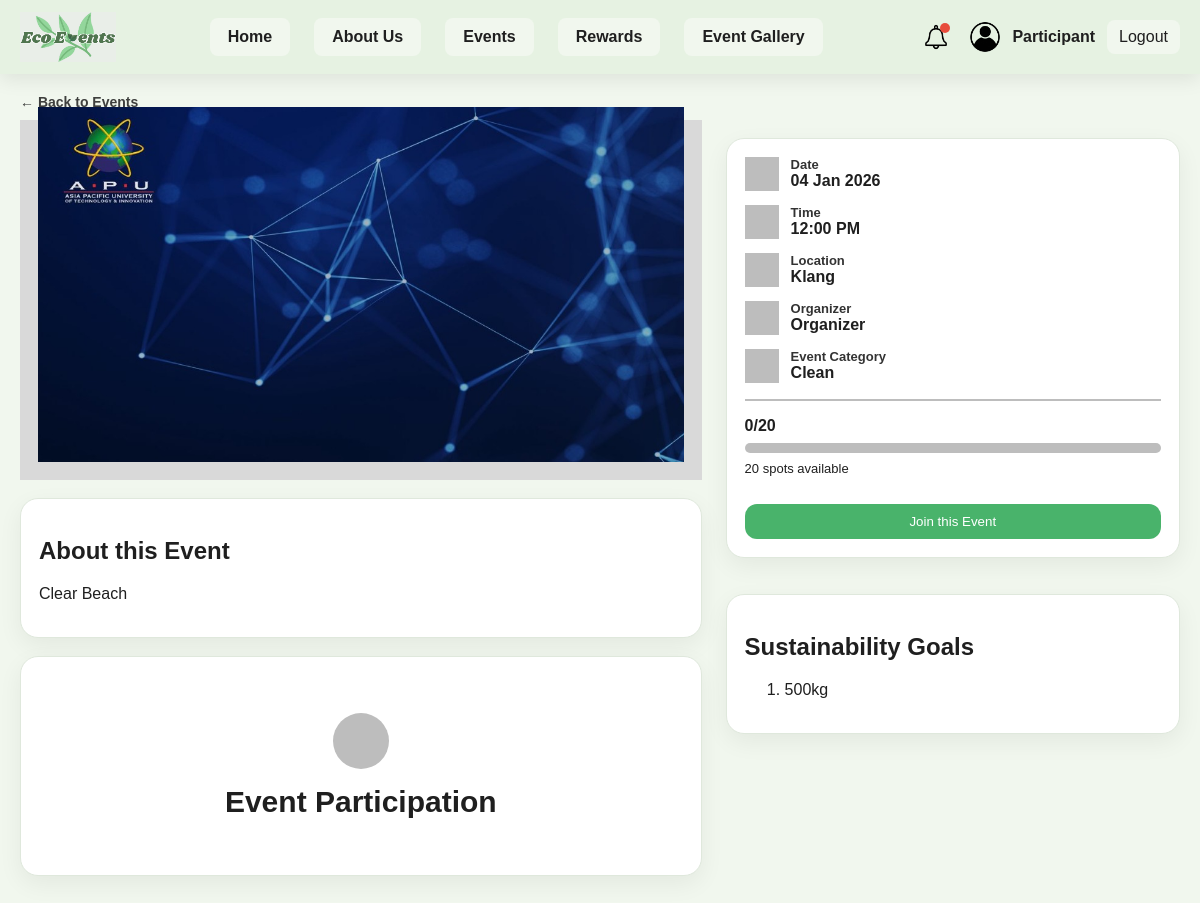
The page /Sustainableapp/eventdetails.php?id=6 (signed in) on the database as committed earlier.
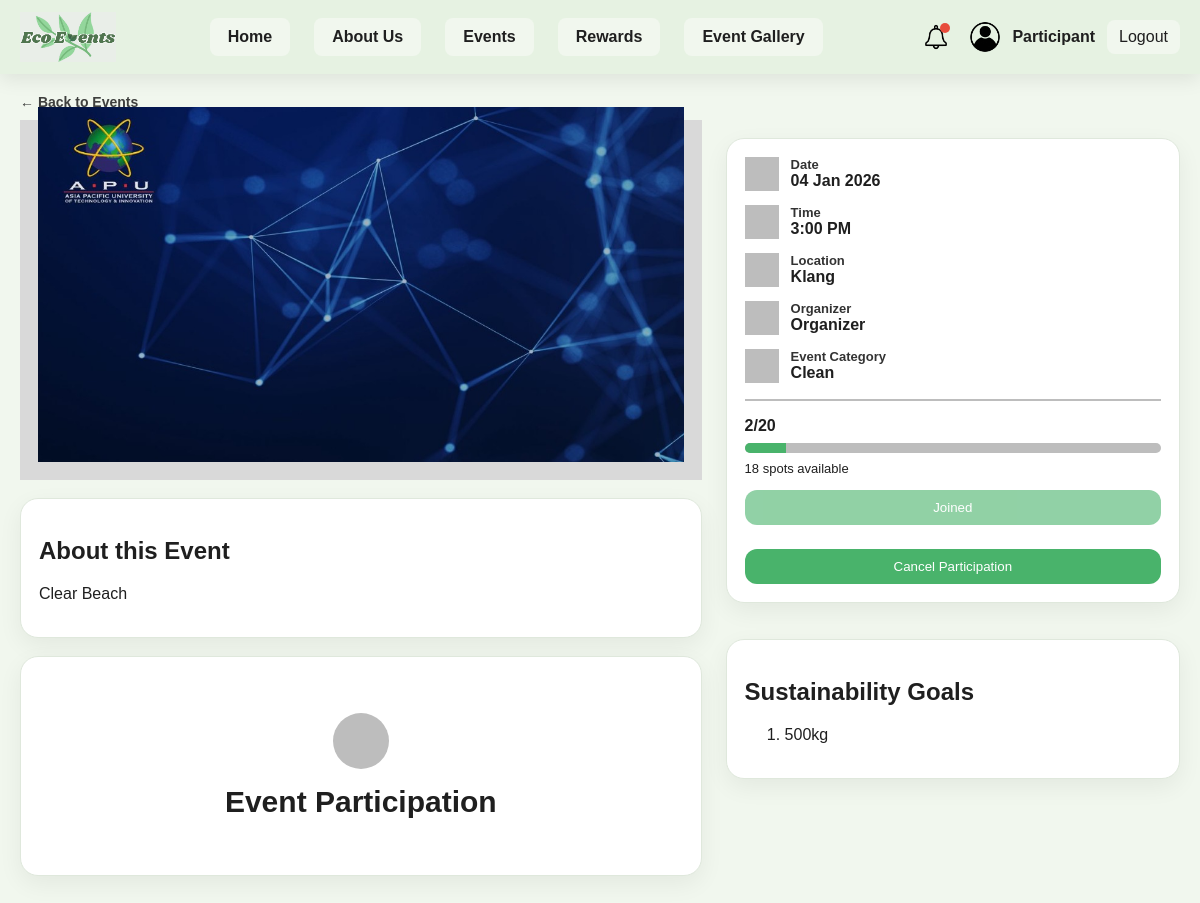
The same page on the database as committed later.
### tables this page shows
CREATE TABLE `events` (
  `id` int(11) NOT NULL,
  `event_name` varchar(255) NOT NULL,
  `event_date` date NOT NULL,
  `event_time` time DEFAULT NULL,
  `event_location` varchar(255) NOT NULL,
  `event_type` varchar(100) NOT NULL,
  `max_participants` int(11) DEFAULT NULL,
  `description` text DEFAULT NULL,
  `sustainability_goals` text DEFAULT NULL,
  `event_image` varchar(255) DEFAULT NULL,
  `status` varchar(50) DEFAULT 'Pending',
  `created_at` timestamp NOT NULL DEFAULT current_timestamp(),
  `last_updated_at` timestamp NULL DEFAULT NULL,
  `update_notice` varchar(255) DEFAULT NULL,
  `show_update_notice` tinyint(1) DEFAULT 0,
  `waste_report` text DEFAULT NULL,
  `organizer_id` int(11) DEFAULT NULL
);

### Sustainableapp/eventdetails.php (the view, shortened to what the changed rows need)
<?php
include("config.php");
$event_id = isset($_GET['id']) ? (int)$_GET['id'] : 0;
$event = null;
$current_joined = 0;
$spots_left = 0;
$progress_percent = 0;
$hasJoined = false;
if ($event_id > 0) {
    $eventStmt = $conn->prepare("
        SELECT *
        FROM events
        WHERE id = ? AND status = 'Approved'
        LIMIT 1
    ");
    $eventStmt->bind_param("i", $event_id);
    $eventStmt->execute();
    $eventResult = $eventStmt->get_result();
    if ($eventResult && $eventResult->num_rows > 0) {
        $event = $eventResult->fetch_assoc();
    }
}
if ($event) {
    $user_id = isset($_SESSION['user_id']) ? (int)$_SESSION['user_id'] : 0;
    $countStmt = $conn->prepare("
        SELECT COUNT(*) AS total_joined
        FROM event_participants
        WHERE event_id = ?
        AND participation_status = 'joined'
    ");
    $countStmt->bind_param("i", $event_id);
    $countStmt->execute();
    $countResult = $countStmt->get_result();
    $countRow = $countResult->fetch_assoc();
    $current_joined = (int)$countRow['total_joined'];
    $maxParticipants = (int)$event['max_participants'];
    $spots_left = $maxParticipants - $current_joined;
    if ($maxParticipants > 0) {
        $progress_percent = round(($current_joined / $maxParticipants) * 100);
    }
    if ($user_id > 0 && isset($_SESSION['user_role']) && $_SESSION['user_role'] === 'Participant') {
        $joinCheckStmt = $conn->prepare("
            SELECT participation_status
            FROM event_participants
            WHERE event_id = ? AND user_id = ?
            LIMIT 1
        ");
        $joinCheckStmt->bind_param("ii", $event_id, $user_id);
        $joinCheckStmt->execute();
        $joinCheckResult = $joinCheckStmt->get_result();
        if ($joinCheckResult && $joinCheckResult->num_rows > 0) {
            $joinRow = $joinCheckResult->fetch_assoc();
            if ($joinRow['participation_status'] === 'joined') {
                $hasJoined = true;
            }
        }
    }
}
?>
<!DOCTYPE html>
<html lang="en">
<head>
    <link rel="stylesheet" href="css/style.css" />
</head>
<body>
<main>
    <div class="container">
        <?php if ($event): ?>
            <section class="event-details">
                <div class="event-left">
                    <div class="event-image-box">
                        <?php if (!empty($event['event_image'])): ?>
                            <img
                                src="upload Event/<?= rawurlencode($event['event_image']) ?>"
                                alt="<?= htmlspecialchars($event['event_name']) ?>"
                                onerror="this.style.display='none'; this.parentElement.innerHTML='No Image';"
                            >
                        <?php else: ?>
                            <div>No Image</div>
                        <?php endif; ?>
                    </div>
                    <div class="card about-card">
                        <h2>About this Event</h2>
                        <p id="eventDesc">
                            <?= htmlspecialchars($event['description']) ?>
                        </p>
                    </div>
                    <div class="card points-card">
                        <div class="points-icon"></div>
                        <div class="points-text" id="eventPoints">
                            Event Participation
                        </div>
                    </div>
                </div>
                <div class="event-right">
                    <div class="card details-card">
                        <div class="detail-row">
                            <div class="detail-icon"></div>
                            <div>
                                <div class="detail-label">Date</div>
                                <div class="detail-value" id="eventDate">
                                    <?= date("d M Y", strtotime($event['event_date'])) ?>
                                </div>
                            </div>
                        </div>
                        <div class="detail-row">
                            <div class="detail-icon"></div>
                            <div>
                                <div class="detail-label">Time</div>
                                <div class="detail-value" id="eventTime">
                                    <?= date("g:i A", strtotime($event['event_time'])) ?>
                                </div>
                            </div>
                        </div>
                        <div class="detail-row">
                            <div class="detail-icon"></div>
                            <div>
                                <div class="detail-label">Location</div>
                                <div class="detail-value" id="eventLocation">
                                    <?= htmlspecialchars($event['event_location']) ?>
                                </div>
                            </div>
                        </div>
                        <div class="detail-row">
                            <div class="detail-icon"></div>
                            <div>
                                <div class="detail-label">Organizer</div>
                                <div class="detail-value" id="eventOrganizer">
                                    Organizer
                                </div>
                            </div>
                        </div>
                        <div class="detail-row">
                            <div class="detail-icon"></div>
                            <div>
                                <div class="detail-label">Event Category</div>
                                <div class="detail-value" id="eventCategory">
                                    <?= htmlspecialchars($event['event_type']) ?>
                                </div>
                            </div>
                        </div>
                        <hr class="divider">
                        <div class="capacity">
                            <div class="capacity-top">
                                <span id="eventCount"><?= $current_joined ?></span>/<span id="eventCapacity"><?= (int)$event['max_participants'] ?></span>
                            </div>
                            <div class="capacity-bar">
                                <div class="capacity-fill" id="progressFill" style="width:<?= $progress_percent ?>%"></div>
                            </div>
                            <div class="capacity-bottom" id="spotsText">
                                <?= $spots_left ?> spots available
                            </div>
                        </div>
                        <?php if (isset($_SESSION['user_id']) && isset($_SESSION['user_role']) && $_SESSION['user_role'] === 'Participant'): ?>
                            <?php if ($hasJoined): ?>
                                <button class="btn join-btn" type="button" disabled>
                                    Joined
                                </button>
                                <form action="cancel_event.php" method="POST" style="margin-top:10px;">
                                    <button class="btn cancel-btn" type="submit">
                                        Cancel Participation
                                    </button>
                                </form>
                            <?php else: ?>
                                <form action="join_event.php" method="POST" style="margin-top:14px;">
                                    <button class="btn join-btn" type="submit">
                                        Join this Event
                                    </button>
                                </form>
                            <?php endif; ?>
                        <?php endif; ?>
                    </div>
                    <div class="card goals-card">
                        <h2>Sustainability Goals</h2>
                        <ol id="goalsList">
                            <li><?= htmlspecialchars($event['sustainability_goals']) ?></li>
                        </ol>
                    </div>
                </div>
            </section>
        <?php else: ?>
            <h1>Event not found.</h1>
        <?php endif; ?>
    </div>
</main>
</body>
</html>

Rows that differ between the two databases and show on the page:
changed events "Clear Beach": event_time "12:00 PM" → "3:00 PM"; max_participants "20" → (not shown)
Other text that changed with them:
$current_joined: "0" → "2"
$spots_left: (not shown) → "18"
text no longer shown: "Join this Event"
text now shown: "Joined Cancel Participation"
